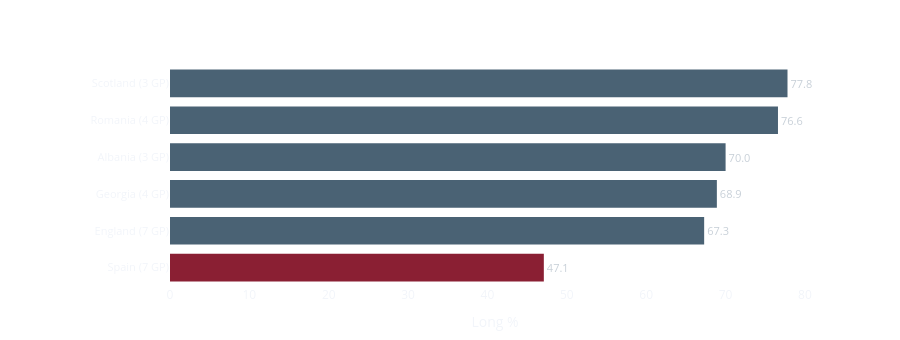

The cell this chart's notebook holds for it:
### Markdown cell above
### 1b. Long Distribution %
Teams ranked by the percentage of goal kicks played long (receiver in zones 7–18, middle/attacking third).  
**Higher = more direct approach from the GK, bypassing the press.**

### Code cell
# ══════════════════════════════════════════════════════════════
# CELL 7b — KPI 1b: Long Distribution %
# ══════════════════════════════════════════════════════════════

fig_long = build_benchmark_bar(
    kpi_df,
    value_col='long_pct',
    title='🏆 Long Distribution % — Top 5',
    subtitle=f'Euro 2024 · {HIGHLIGHT_TEAM} highlighted · Higher = more direct / long build-up',
    x_title='Long %',
    ascending=False,   # highest on top
    top_n=5,
)
fig_long.show()

### Figure 1 — Plotly figure (JSON) as saved in the notebook; plotly's stock layout.template omitted (floating-point values rounded to 4 significant figures)
{"data": [{"hovertemplate": "<b>%{y}</b><br>Long %: %{x:.1f}<extra></extra>", "marker": {"color": ["#8a1f33", "#4a6274", "#4a6274", "#4a6274", "#4a6274", "#4a6274"], "line": {"width": 0}}, "orientation": "h", "text": ["47.1", "67.3", "68.9", "70.0", "76.6", "77.8"], "textfont": {"color": "#c8d0d8", "size": 11}, "textposition": "outside", "type": "bar", "x": [47.1, 67.3, 68.9, 70.0, 76.6, 77.8], "y": ["Spain (7 GP)", "England (7 GP)", "Georgia (4 GP)", "Albania (3 GP)", "Romania (4 GP)", "Scotland (3 GP)"]}], "layout": {"bargap": 0.25, "height": 340, "margin": {"b": 40, "l": 170, "r": 80, "t": 65}, "paper_bgcolor": "rgba(0,0,0,0)", "plot_bgcolor": "rgba(0,0,0,0)", "showlegend": false, "title": {"font": {"color": "white", "size": 15}, "text": "🏆 Long Distribution % — Top 5<br><sup style=\"color:rgba(255,255,255,0.55)\">Euro 2024 · Spain highlighted · Higher = more direct / long build-up</sup>"}, "xaxis": {"gridcolor": "rgba(255,255,255,0.06)", "title": {"text": "Long %"}, "zeroline": false}, "yaxis": {"tickfont": {"size": 11}, "title": {"text": ""}}}}
